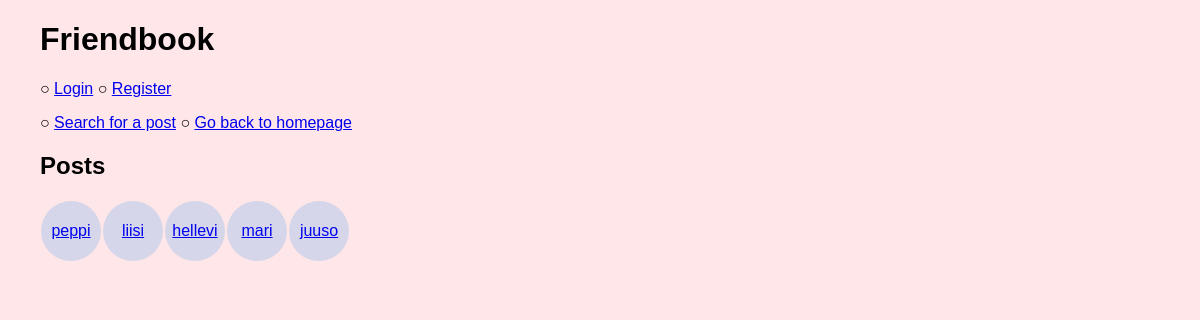
The page / on the database its author committed.
### tables this page shows
CREATE TABLE posts (
	id INTEGER PRIMARY KEY,
	title TEXT,
	description TEXT,
	user_id INTEGER REFERENCES users
);

### app.py (the view)
@app.route("/")
def index():
    all_posts = posts.get_posts()
    return render_template("index.html", posts=all_posts)

### db.py (called while the page is built)
def get_connection():
    con = sqlite3.connect("database.db")
    con.execute("PRAGMA foreign_keys = ON")
    con.row_factory = sqlite3.Row
    return con

def query(sql, params=[]):
    con = get_connection()
    result = con.execute(sql, params).fetchall()
    con.close()
    return result

### posts.py (called while the page is built)
def get_posts():
    sql = "SELECT id, title FROM posts ORDER BY id DESC"
    return db.query(sql)

### templates/index.html (shortened to what this page needs)
{% extends "layout.html" %}
{% block content %}
<h2>Posts</h2>
<div class="allposts">
  {% for post in posts %}
  <div><a href="/post/{{ post.id }}">{{ post.title }}</a></div>
  {% endfor %}
</div>
{% endblock %}

### templates/layout.html (shortened to what this page needs)
<!DOCTYPE html>
<html>
<head>
  <link rel="stylesheet" href="/static/main.css">
</head>
<body>
  <h1>Friendbook</h1>
  {% if session.username %}
  <p>
    Welcome {{ session.username }}, your ID number is {{ session.user_id }}
  </p>
  <p>
    ○ <a href="/logout">Log out</a> ○
    <a href= "/new_post">Make a new post</a> 
  </p>
  {% else %}
  <p>
    ○ <a href="/login">Login</a> ○
      <a href="/register">Register</a> 
  </p>
  {% endif %}
  <p>
    ○ <a href= "/find_post">Search for a post</a> ○
      <a href="/">Go back to homepage </a>
  </p>
  {% block content %}{% endblock %}
</body>
</html>

### static/main.css (style rules this page uses)
body { margin: auto; max-width: 70em; font-family: sans-serif; background-color: #FFE6E8; }
p { max-width: 500px; }
.allposts { display: flex; }
.allposts div { margin: 1px; width: 60px; height: 60px; line-height: 60px; background-color: #D5D6EA; border-radius: 50%; text-align: center; }

### rows shown on the page
posts: title "peppi"
posts: title "liisi"
posts: title "hellevi"
posts: title "mari"
posts: title "juuso"
